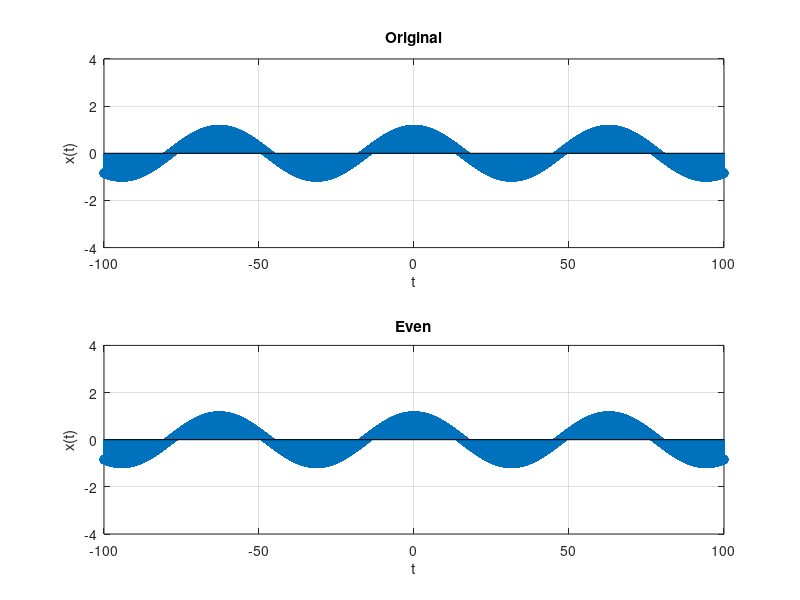

MATLAB code for this plot:

t = -100:0.01:100;
y=cos(.1*t);
subplot(211),plot(t,y)
stem(t,y,'linewidth',1.5)
xlabel('t')
ylabel('x(t)')
title('Original')
axis([-100 100 -4 4])
grid


t = -100:0.01:100;
yeven=cos(.1*t);
subplot(212),plot(t,yeven)
stem(t,yeven,'linewidth',1.5)
xlabel('t')
ylabel('x(t)')
title('Even')
axis([-100 100 -4 4])
grid